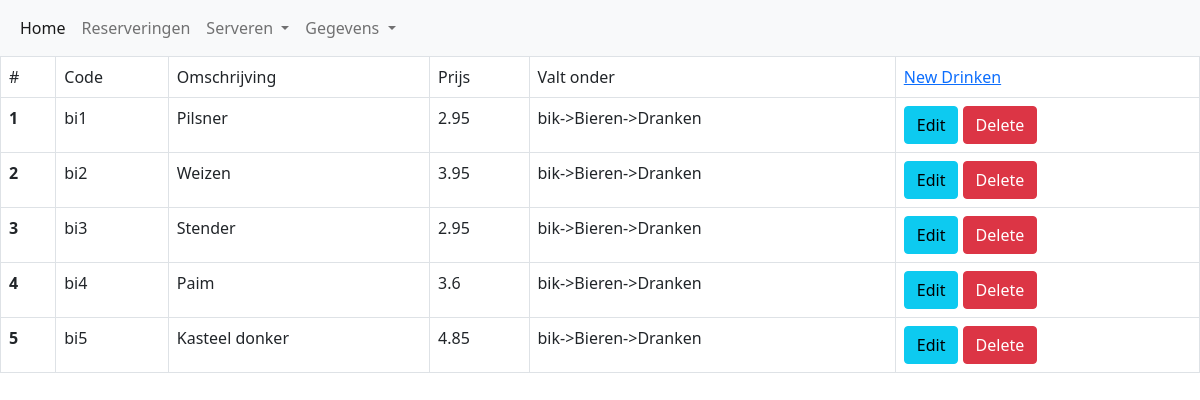
Screenshot of /drinken.php with the database file from the repository.
### tables this page shows
CREATE TABLE `dranken` (
  `ID` int(11) NOT NULL,
  `Code` varchar(3) NOT NULL,
  `Omschrijving` varchar(255) NOT NULL,
  `Prijs` float NOT NULL,
  `Valt` varchar(255) NOT NULL
);

### drinken.php (the view, shortened to what this page needs)
<?php
include 'header.php';
include_once 'config.php';
$sql="SELECT * FROM dranken";
$result=mysqli_query($link, $sql);
?>
<!DOCTYPE html>
<html lang="en">
<head>
    <link href="https://cdn.jsdelivr.net/npm/bootstrap@5.1.3/dist/css/bootstrap.min.css" rel="stylesheet">
</head>
<body>
<table class='table table-hover table-responsive table-bordered'>
        <tr class="listheader">
            <td>#</td>
            <td>Code</td>
            <td>Omschrijving</td>
            <td>Prijs</td>
            <td>Valt onder</td>
            <td><a href="CRUD/create_drk.php" class="link"> New Drinken</a></div>
		</td>
        </tr>
        <?php if($result->num_rows > 0): ?>
<?php while($row=mysqli_fetch_array($result)) : ?>
    <tr>
        <th scope="row"> <?php echo $row['ID']; ?></th>
        <td><?php echo $row['Code']; ?></td>
        <td><?php echo $row['Omschrijving']; ?></td>
        <td><?php echo $row['Prijs']; ?></td>
        <td><?php echo $row['Valt']; ?></td>
        <td><a class="btn btn-info" href="CRUD/update_drk.php?ID=<?php echo $row['ID']; ?>">Edit</a>
        <a class="btn btn-danger" href="CRUD/delete.php?ID=<?php echo $row['ID']; ?>">Delete</a></td>
    </tr>
        <?php endwhile; ?>
        <?php else: ?>
        <?php endif; ?>
        </table>
</body>
</html>

### rows the page displays
dranken: ID "1", Code "bi1", Omschrijving "Pilsner", Prijs "2.95", Valt "bik->Bieren->Dranken"
dranken: ID "2", Code "bi2", Omschrijving "Weizen", Prijs "3.95", Valt "bik->Bieren->Dranken"
dranken: ID "3", Code "bi3", Omschrijving "Stender", Prijs "2.95", Valt "bik->Bieren->Dranken"
dranken: ID "4", Code "bi4", Omschrijving "Paim", Prijs "3.6", Valt "bik->Bieren->Dranken"
dranken: ID "5", Code "bi5", Omschrijving "Kasteel donker", Prijs "4.85", Valt "bik->Bieren->Dranken"
